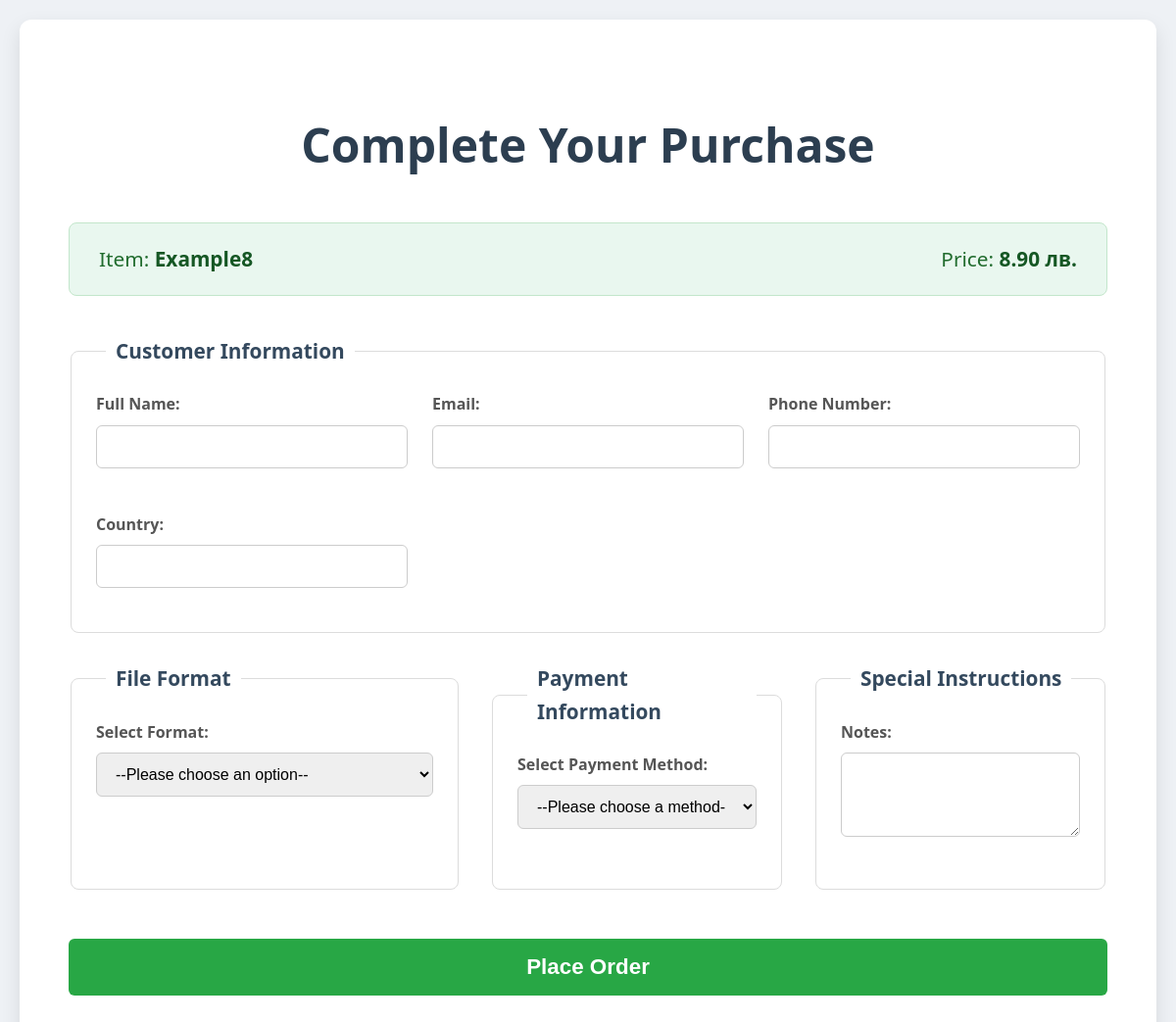
Page /initiate-payment/7/ (signed in) on the earlier database version.
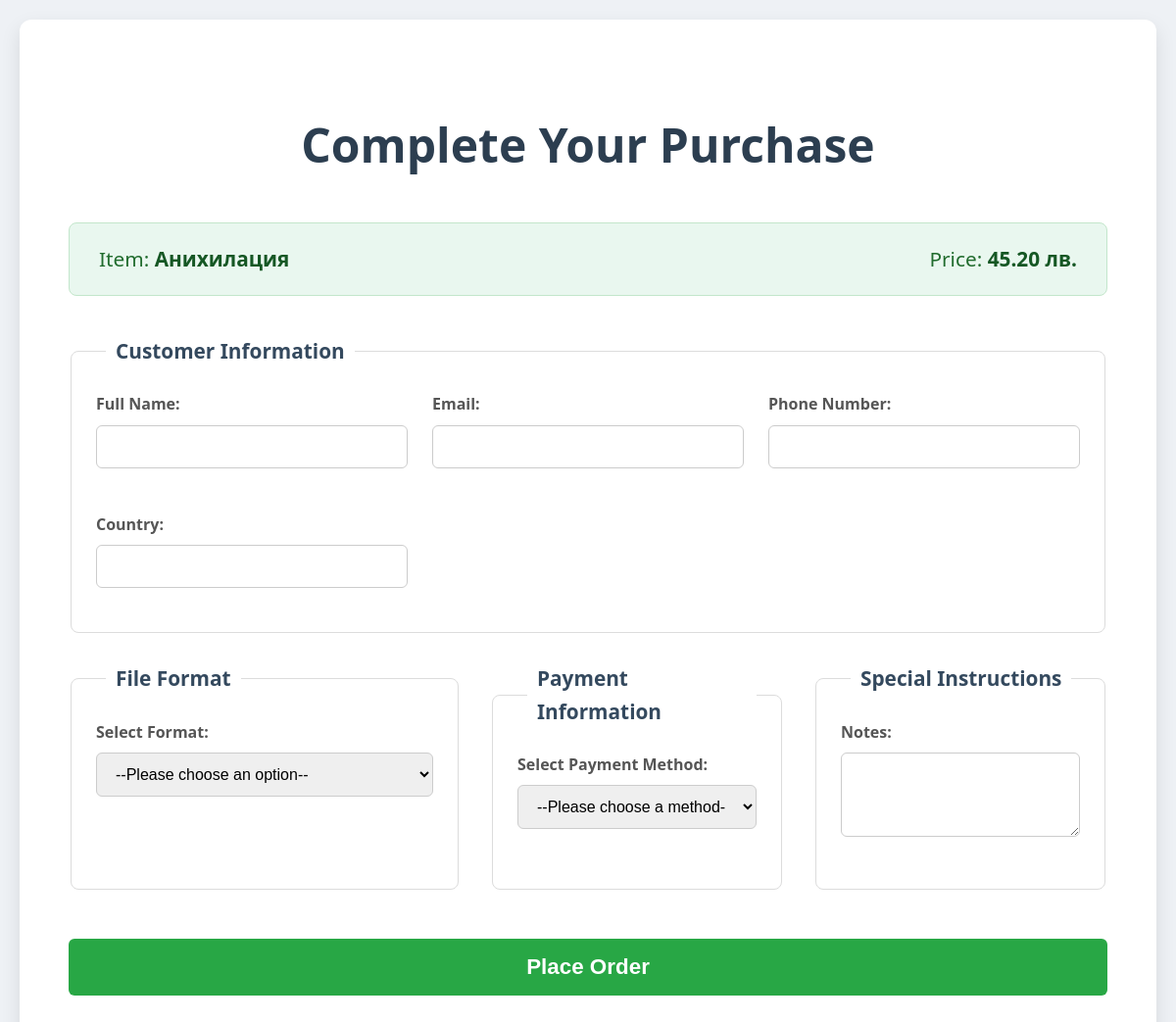
Same page on the later database version.
### main/models.py (models this page shows, shortened)
class Product(models.Model):
    title = models.CharField(max_length=200)
    slug = models.SlugField(unique=True)
    image = models.ImageField(upload_to='images/')
    pdf_file = models.FileField(upload_to='books/pdfs/', null=True)
    epub_file = models.FileField(upload_to='books/epubs/', null=True)
    isbn = models.BigIntegerField(default=generate_isbn, unique=True)
    detail = models.TextField()
    price = models.DecimalField(max_digits=6, decimal_places=2, default=0.00)
    author = models.ForeignKey(Author, on_delete=models.CASCADE, null=True)
    genres = models.ManyToManyField(Genre)
    status = models.BooleanField(default=True)
    featured = models.BooleanField(default=False)
    motto = models.CharField(max_length=255, blank=True, null=True)
    publisher = models.CharField(max_length=255, blank=True, null=True)
    pages = models.PositiveIntegerField(null=True, blank=True)
    average_rating = models.DecimalField(max_digits=3, decimal_places=2, default=0.00)
    total_ratings = models.PositiveIntegerField(default=0)
    class Meta:
        verbose_name_plural = '3. Products'

### main/views.py (the view)
# urls.py: path('initiate-payment/<int:product_id>/', views.initiate_payment, name='initiate_payment'),
@login_required
def initiate_payment(request, product_id):
    product = get_object_or_404(Product, id=product_id)
    context = {'product': product}
    return render(request, 'SimplePayment.html', context)

### main/templates/SimplePayment.html (shortened to what this page needs)
{% load static %}
<!DOCTYPE html>
<html lang="en">
<head>
    <link rel="stylesheet" href="{% static 'PaymentStyles.css' %}">
</head>
<body>
    <div class="form-container">
        <h2>Complete Your Purchase</h2>
        <div class="product-summary">
            <p>Item: <strong>{{ product.title }}</strong></p>
            <p>Price: <strong>{{ product.price|floatformat:2 }} лв.</strong></p>
        </div>
        <form method="post" action="{% url 'process_order' %}" id="paymentForm">
            <fieldset>
                <legend>Customer Information</legend>
                <div class="form-grid">
                    <div class="form-group">
                        <label for="fullName">Full Name:</label>
                        <input type="text" id="fullName" name="full_name" required>
                    </div>
                    <div class="form-group">
                        <label for="email">Email:</label>
                        <input type="email" id="email" name="email" required>
                    </div>
                    <div class="form-group">
                        <label for="phone">Phone Number:</label>
                        <input type="tel" id="phone" name="phone_number">
                    </div>
                    <div class="form-group">
                        <label for="country">Country:</label>
                        <input type="text" id="country" name="country">
                    </div>
                </div>
            </fieldset>
            <fieldset>
                 <legend>File Format</legend>
                 <div class="form-group">
                      <label for="fileFormat">Select Format:</label>
                       <select id="fileFormat" name="file_format" required>
                           <option value="">--Please choose an option--</option>
                      </select>
                 </div>
            </fieldset>
             <fieldset>
                 <legend>Special Instructions</legend>
                 <div class="form-group">
                     <label for="specialInstructions">Notes:</label>
                     <textarea id="specialInstructions" name="special_instructions" rows="4"></textarea>
                 </div>
             </fieldset>
            <fieldset>
                <legend>Payment Information</legend>
                <div class="form-group">
                    <label for="paymentMethod">Select Payment Method:</label>
                    <select id="paymentMethod" name="payment_method" required>
                        <option value="">--Please choose a method--</option>
                    </select>
                </div>
            </fieldset>
            <button type="submit">Place Order</button>
        </form>
    </div>
</body>
</html>

Differences in the rows shown:
changed Product: title "Example8" → "Анихилация"; price "8.90" → "45.20"
